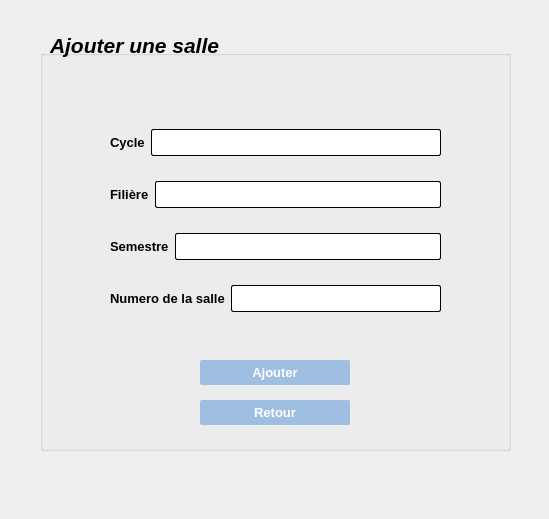
<?xml version="1.0" encoding="UTF-8"?>
<ui version="4.0">
 <class>AddSalle</class>
 <widget class="QDialog" name="AddSalle">
  <property name="geometry">
   <rect>
    <x>0</x>
    <y>0</y>
    <width>549</width>
    <height>519</height>
   </rect>
  </property>
  <property name="windowTitle">
   <string>Dialog</string>
  </property>
  <widget class="QGroupBox" name="groupBox">
   <property name="geometry">
    <rect>
     <x>40</x>
     <y>50</y>
     <width>471</width>
     <height>401</height>
    </rect>
   </property>
   <property name="title">
    <string/>
   </property>
   <widget class="QPushButton" name="AddButton">
    <property name="geometry">
     <rect>
      <x>160</x>
      <y>310</y>
      <width>150</width>
      <height>25</height>
     </rect>
    </property>
    <property name="font">
     <font>
      <pointsize>-1</pointsize>
      <bold>true</bold>
     </font>
    </property>
    <property name="styleSheet">
     <string notr="true">QPushButton{
color: #ffffff;
border-radius:2px;
background-color: rgb(159, 191, 226);
height: 25px;
font-size:13px;
}
QPushButton:hover:!pressed
{
	background-color: rgb(179, 216, 255);
}
QPushButton:pressed
{
              transition: 0.9s; 
}</string>
    </property>
    <property name="text">
     <string>Ajouter</string>
    </property>
   </widget>
   <widget class="QWidget" name="layoutWidget">
    <property name="geometry">
     <rect>
      <x>70</x>
      <y>60</y>
      <width>331</width>
      <height>221</height>
     </rect>
    </property>
    <layout class="QVBoxLayout" name="verticalLayout">
     <item>
      <layout class="QHBoxLayout" name="horizontalLayout">
       <item>
        <widget class="QLabel" name="label">
         <property name="font">
          <font>
           <pointsize>10</pointsize>
           <italic>false</italic>
           <bold>true</bold>
          </font>
         </property>
         <property name="text">
          <string>Cycle</string>
         </property>
        </widget>
       </item>
       <item>
        <widget class="QLineEdit" name="Cycle">
         <property name="font">
          <font>
           <pointsize>10</pointsize>
          </font>
         </property>
         <property name="styleSheet">
          <string notr="true">QLineEdit{
	background-color: rgb(255, 255, 255);
	 border: 1px  solid;
     border-radius: 2px;
height:25px;
}</string>
         </property>
        </widget>
       </item>
      </layout>
     </item>
     <item>
      <layout class="QHBoxLayout" name="horizontalLayout_2">
       <item>
        <widget class="QLabel" name="label_2">
         <property name="font">
          <font>
           <pointsize>10</pointsize>
           <italic>false</italic>
           <bold>true</bold>
          </font>
         </property>
         <property name="text">
          <string>Filière</string>
         </property>
        </widget>
       </item>
       <item>
        <widget class="QLineEdit" name="Filiere">
         <property name="font">
          <font>
           <pointsize>10</pointsize>
          </font>
         </property>
         <property name="styleSheet">
          <string notr="true">QLineEdit{
	background-color: rgb(255, 255, 255);
	 border: 1px  solid;
     border-radius: 2px;
height:25px;
}</string>
         </property>
        </widget>
       </item>
      </layout>
     </item>
     <item>
      <layout class="QHBoxLayout" name="horizontalLayout_3">
       <item>
        <widget class="QLabel" name="label_3">
         <property name="font">
          <font>
           <pointsize>10</pointsize>
           <italic>false</italic>
           <bold>true</bold>
          </font>
         </property>
         <property name="text">
          <string>Semestre</string>
         </property>
        </widget>
       </item>
       <item>
        <widget class="QLineEdit" name="Semestre">
         <property name="font">
          <font>
           <pointsize>10</pointsize>
          </font>
         </property>
         <property name="styleSheet">
          <string notr="true">QLineEdit{
	background-color: rgb(255, 255, 255);
	 border: 1px  solid;
     border-radius: 2px;
height:25px;
}</string>
         </property>
         <property name="echoMode">
          <enum>QLineEdit::Normal</enum>
         </property>
        </widget>
       </item>
      </layout>
     </item>
     <item>
      <layout class="QHBoxLayout" name="horizontalLayout_4">
       <item>
        <widget class="QLabel" name="label_4">
         <property name="font">
          <font>
           <pointsize>10</pointsize>
           <italic>false</italic>
           <bold>true</bold>
          </font>
         </property>
         <property name="text">
          <string>Numero de la salle</string>
         </property>
        </widget>
       </item>
       <item>
        <widget class="QLineEdit" name="NumeroSalle">
         <property name="font">
          <font>
           <pointsize>10</pointsize>
          </font>
         </property>
         <property name="styleSheet">
          <string notr="true">QLineEdit{
	background-color: rgb(255, 255, 255);
	 border: 1px  solid;
     border-radius: 2px;
height:25px;
}</string>
         </property>
         <property name="echoMode">
          <enum>QLineEdit::Normal</enum>
         </property>
        </widget>
       </item>
      </layout>
     </item>
    </layout>
   </widget>
   <widget class="QPushButton" name="SalleReturn">
    <property name="geometry">
     <rect>
      <x>160</x>
      <y>350</y>
      <width>150</width>
      <height>25</height>
     </rect>
    </property>
    <property name="font">
     <font>
      <pointsize>-1</pointsize>
      <bold>true</bold>
     </font>
    </property>
    <property name="styleSheet">
     <string notr="true">QPushButton{
color: #ffffff;
border-radius:2px;
background-color: rgb(159, 191, 226);
height: 25px;
font-size:13px;
}
QPushButton:hover:!pressed
{
	background-color: rgb(179, 216, 255);
}
QPushButton:pressed
{
              transition: 0.9s; 
}</string>
    </property>
    <property name="text">
     <string>Retour</string>
    </property>
   </widget>
  </widget>
  <widget class="QLabel" name="label_5">
   <property name="geometry">
    <rect>
     <x>50</x>
     <y>20</y>
     <width>181</width>
     <height>51</height>
    </rect>
   </property>
   <property name="font">
    <font>
     <pointsize>16</pointsize>
     <italic>true</italic>
     <bold>true</bold>
    </font>
   </property>
   <property name="text">
    <string>Ajouter une salle</string>
   </property>
  </widget>
 </widget>
 <resources/>
 <connections/>
</ui>
